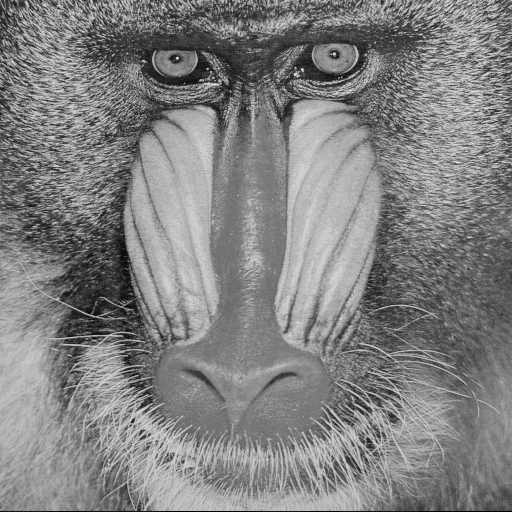
#> input picture MC920/miguel_ra174847_Trabalho2/baboon.png, 512 x 512 px, found by its file name
$ jupyter execute Untitled.ipynb
#> lines starting #> are read from the running program, lines starting #| are printed output that depends on the picture; long printed decimals are rounded
[cell 1]
from scipy import misc
from scipy import ndimage
import cv2
import numpy as np
import matplotlib.pyplot as plt
# open image file and stores it in a numpy array
img = cv2.imread('baboon.png')
#> img is the input picture: shape (512, 512, 3); min 0, max 230, mean 129.1
# print image dimensions and type
print (img.shape, img.dtype)
#| (512, 512, 3) uint8
# show image
plt.imshow(img, cmap='gray')
plt.show()
#  save image in PNG format
cv2.imwrite('baboon.png', img)
# calculate some statistical information
print (img.min(), img.mean(), img.max())
#| 0 129.147 230
# apply rotation transformation
f = np.flipud(img)
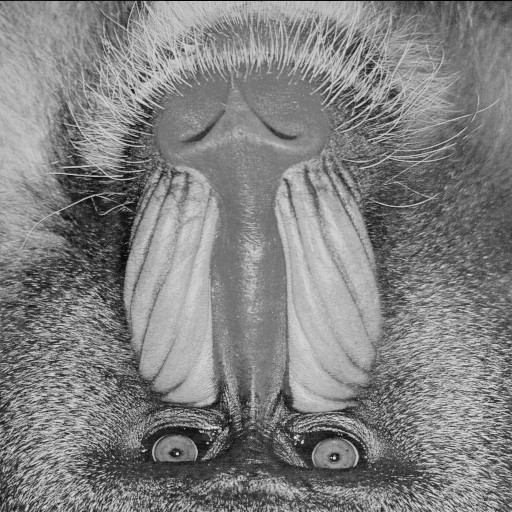
#> f: shape (512, 512, 3); min 0, max 230, mean 129.1
plt.imshow(f)
plt.show()
# smooth image with Gaussian filter
g = ndimage.gaussian_filter(img, sigma=7)
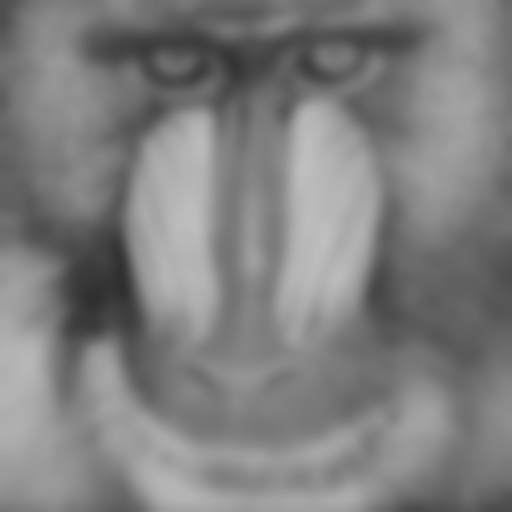
#> g: shape (512, 512, 3); min 47, max 191, mean 127.3
h = ndimage.gaussian_filter(img, sigma=11)
plt.imshow(g)
plt.show()
plt.imshow(h)
plt.show()

$ run again, with MC920/miguel_ra174847_Trabalho2/butterfly.png copied over MC920/miguel_ra174847_Trabalho2/baboon.png
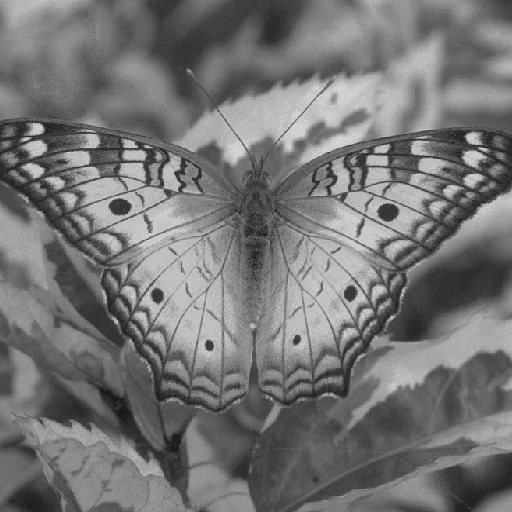
#> input picture MC920/miguel_ra174847_Trabalho2/butterfly.png, 512 x 512 px, found by its file name
#> img is the input picture: shape (512, 512, 3); min 27, max 212, mean 116.8
#| (512, 512, 3) uint8
#| 27 116.769 212
#> `f = np.flipud(img)`:
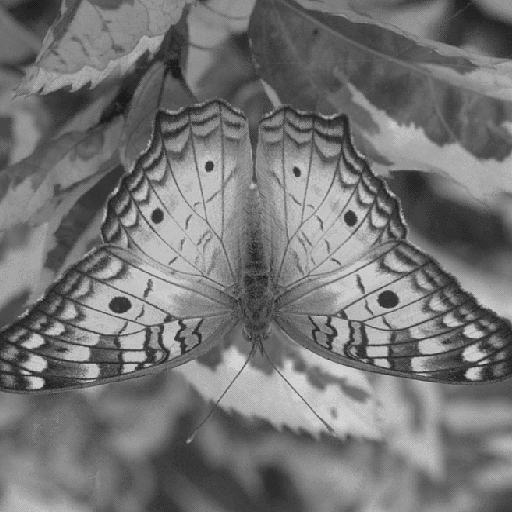
#> f: shape (512, 512, 3); min 27, max 212, mean 116.8
#> `g = ndimage.gaussian_filter(img, sigma=7)`:
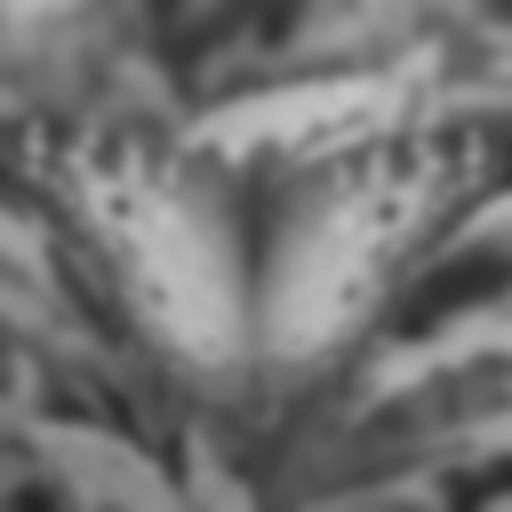
#> g: shape (512, 512, 3); min 35, max 197, mean 114.9
